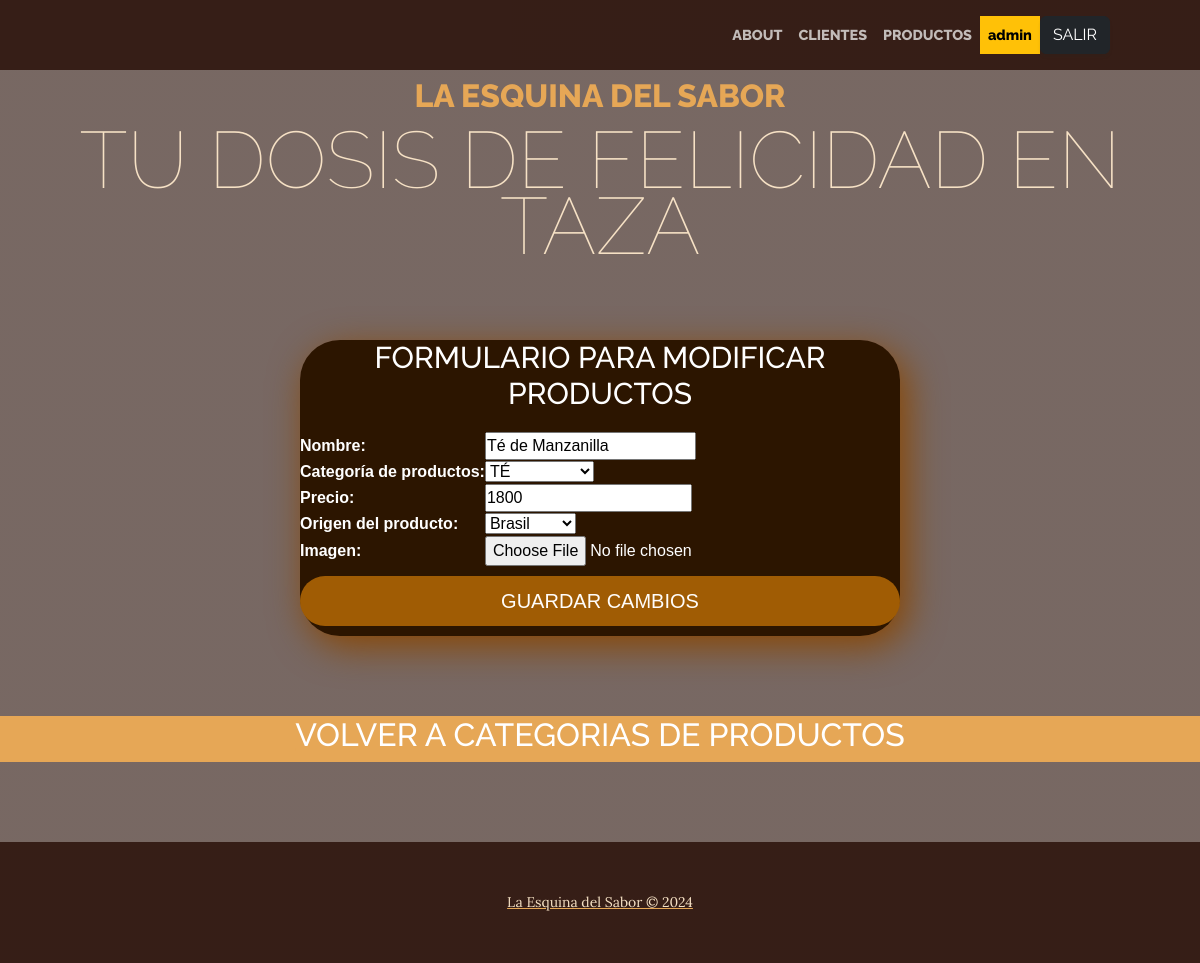
The app's page /productos/producto_update/9 (signed in) with its own data.
### producto/models.py (models this page shows, shortened)
class Producto(models.Model):
    nombre = models.CharField(max_length=200)
    categoria = models.ForeignKey(ProductoCategoria, on_delete=models.SET_NULL, null=True, verbose_name="categoría de productos")
    precio_producto = models.PositiveBigIntegerField(verbose_name="Precio")
    Origen_producto = models.ForeignKey(Origen, on_delete=models.SET_NULL, null=True, verbose_name="Origen del producto")
    imagen = models.ImageField(upload_to="media",null=True)

class ProductoCategoria(models.Model):
    nombre = models.CharField(max_length=200,unique=True)
    descripcion = models.CharField(max_length=250,null=True, blank=True,verbose_name='descripción')
    imagen = models.ImageField(upload_to="media",null=True)
    def __str__(self):
        return self.nombre
    class Meta:
        verbose_name = "categoría de productos"

class Origen(models.Model):
    Origen_producto= models.CharField(max_length=200,unique=True)
    def __str__(self):
     return self.Origen_producto

### producto/views.py (the view, shortened to what this page needs)
# urls.py: path("producto_update/<int:pk>",views.producto_update.as_view(),name="producto_update"),
class producto_update(UserPassesTestMixin, LoginRequiredMixin, UpdateView):
    model = models.Producto
    form_class = forms.Producto_CreateForm
    template_name = "producto/producto_update.html"
    success_url = reverse_lazy("producto:buscador_productos")
    def test_func(self):
        return self.request.user.is_superuser

### producto/forms.py
class Producto_CreateForm(forms.ModelForm):
    class Meta:
        model = models.Producto
        fields = "__all__"
        widgets = {
            'imagen': forms.FileInput()
            }

### producto/templates/producto/producto_update.html (shortened to what this page needs)
{% extends 'core/base.html' %}
{% load static %}
{% block contenido %}
<html lang="es">
    <head>
        <link href="{% static 'core/css/estilos.css' %}" rel="stylesheet"/>
    </head>
    <body>
        <section class="form-register">
            <h4 class="text-center">FORMULARIO PARA MODIFICAR PRODUCTOS</h4>
            <form action="" method="post">
              <table>
                {{form.as_table}}
              </table>
              <input class="bottons" type="submit" value="GUARDAR CAMBIOS"> </a>
            </form>
        </section>
        <a href="{% url 'producto:buscador_productos' %}">
            <section class="page-section bg-primary" id="about">
              <div class="container px-4 px-lg-5">
                  <div class="row gx-4 gx-lg-5 justify-content-center">
                      <div class="col-lg-8 text-center">
                          <h2 class="text-white mt-0">VOLVER A CATEGORIAS DE PRODUCTOS</h2>
                      </div>
                  </div>
              </div>
          </section>
        <footer class="footer text-faded text-center py-5">
            <div class="container"><p class="m-0 small">La Esquina del Sabor &copy; 2024</p></div>
        </footer>
{% endblock contenido %}

### core/templates/core/base.html (shortened to what this page needs)
{% load static %}
<!DOCTYPE html>
<html lang="es">
    <head>
        <link href="{% static 'core/css/styles.css' %}" rel="stylesheet" />
    </head>
    <body>
        <header>
            <h1 class="site-heading text-center text-faded d-none d-lg-block">
                <span class="site-heading-upper text-primary mb-3">La Esquina del Sabor</span>
                <span class="site-heading-lower">Tu Dosis de Felicidad en Taza</span>
            </h1>
        </header>
        <nav class="navbar navbar-expand-lg navbar-light fixed-top py-3" id="mainNav">
            <div class="container px-4 px-lg-5">
                <div class="container">
                <div class="collapse navbar-collapse" id="navbarResponsive">
                    <ul class="navbar-nav ms-auto my-2 my-lg-0">
                        <li class="nav-item"><a class="nav-link" href="{% url 'core:about' %}">ABOUT</a></li>
                        {% if user.is_authenticated %}
                        {% if user.username == 'admin' %}
                            <li class="nav-item"><a class="nav-link" href="{% url 'cliente:Home' %}">CLIENTES</a></li>
                            <li class="nav-item"><a class="nav-link" href="{% url 'producto:Home' %}">PRODUCTOS</a></li>
                            <li class="nav-item"><a class="nav-link text-bg-warning">{{ user.username }}</a></li>
                            <li class="nav-item">
                            <form action="{% url 'core:logout' %}" method="post">
                                <button type="submit" class="btn btn-dark">SALIR</a></button>
                            </form>
                            </li>
                        {% endif %}
                        {% else %}
                        <li class="nav-item"><a class="nav-link" href="{% url 'core:login' %}">INICIAR SESIÓN</a></li>
                        <li class="nav-item"><a class="nav-link" href="{% url 'core:register' %}">REGISTRARSE</a></li>
                        {% endif %}
                    </ul>
                </div>
            </div>
        </nav>
        {% block contenido %}
        {% endblock contenido %}
</html>

### core/static/core/css/estilos.css (style rules this page uses)
* { margin:0; padding: 0; box-sizing: border-box; }
.form-register { width: 50%; background: #2c1500; padding: auto; margin: auto; margin-top: 50px; border-radius: 40px; font-family: 'Arial'; color: rgb(255, 255, 255); box-shadow: 7px 10px 37px #8a4601 ; }
.form-register h4 { font-size: 30px; margin-bottom: 20px; }
.bottons { width: 100%; background: rgb(160, 92, 4); border-radius: 40px; border: none; padding: 10px; color: rgb(255, 253, 251); margin: 10px 0; font-size: 20px; }

### records on screen
Producto: nombre "Té de Manzanilla", categoria "TÉ", precio_producto "1800"
Origen: Origen_producto "Brasil"

### other values on screen
{{ user.username }} "admin"
